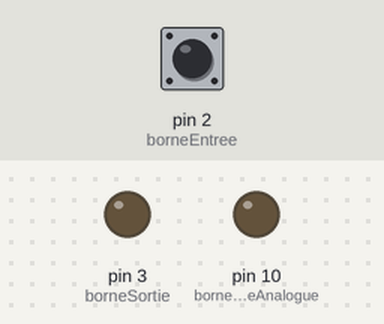
The program below on a simulated Arduino Uno, built with avr-gcc and run on an emulated ATmega328P. On the bench: output pins drawn as LEDs (lit = HIGH). Dashed ring = blinking. The test bench sets the inputs (shaded band); at power-on: pin 2 (borneEntree) HIGH.

Above: at 1.2 s.
1.3 s: pin 2 (borneEntree) pulsed LOW 5 times (0.12 s each, 0.3 s apart)
At 1.59 s:
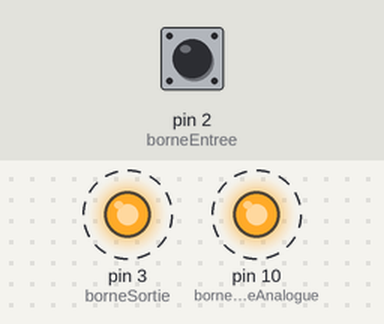
At 4.0 s:
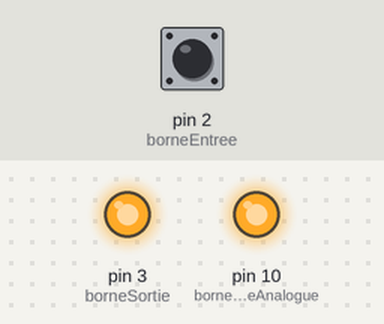
Timing chart, 0 to 5.5 s (numbered marks = the images above; inputs shaded):
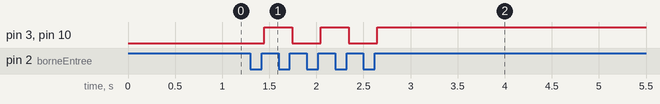

The program:

main.cpp
```cpp
#include <Arduino.h>

const int borneEntree = 2;
const int borneSortie = 3;
const int borneSortieAnalogue = 10;
int valeurAllumageAnalog;
int dernierEtatLed = LOW;
int etatLed = LOW;
long derniereDateChangement = 0;
int dernierEtatBouton = HIGH;
int dernierEtatStableBouton = HIGH;
const int delaiMinPression = 25;
void setup()
{
  pinMode(borneSortieAnalogue, OUTPUT);
  pinMode(borneSortie, OUTPUT);
  pinMode(borneEntree, INPUT);
  Serial.begin(9600);
}

void loop()
{
  int etatBouton = digitalRead(borneEntree);
  long dateActuelle = millis();
  if (etatBouton != dernierEtatBouton)
  {
    derniereDateChangement = dateActuelle;
    dernierEtatBouton = etatBouton;
  }
  if (dateActuelle - derniereDateChangement > delaiMinPression)
  {
    if (dernierEtatStableBouton == LOW && etatBouton == HIGH)
    {
      dernierEtatLed = !dernierEtatLed;
      digitalWrite(borneSortie, dernierEtatLed);
      valeurAllumageAnalog = 255;
      if (!dernierEtatLed)
      {
        valeurAllumageAnalog = 0;
      }
      analogWrite(borneSortieAnalogue, valeurAllumageAnalog);
    }
    dernierEtatStableBouton = etatBouton;
  }
}
```

Measured:
- after the input at 1.3 s, pin 3 (borneSortie), pin 10 (borneSortieAnalogue): alternates HIGH for 0.30 s and LOW for 0.30 s, 5 changes in all, then stays HIGH, starting after 0.15 s
